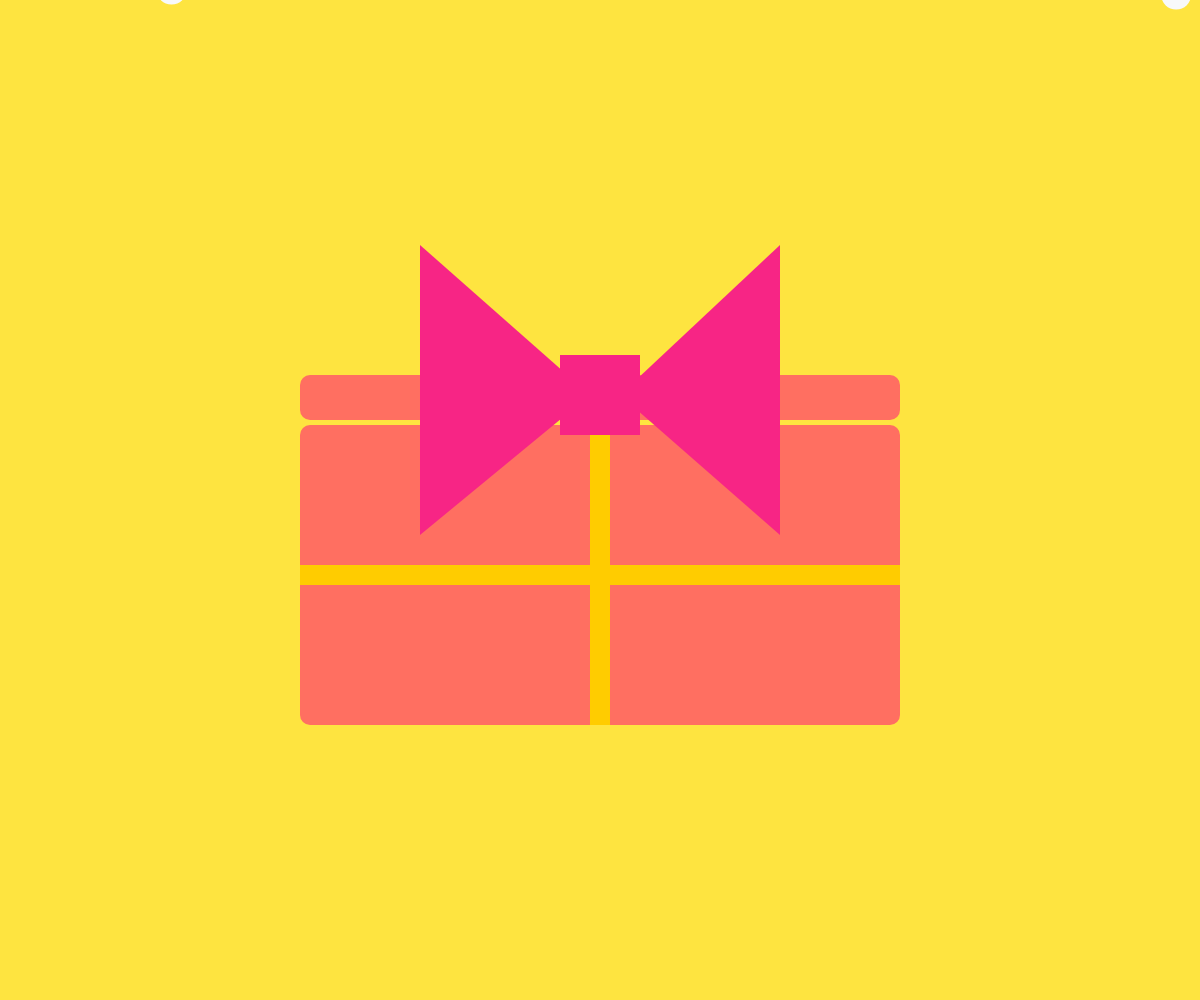
Frame 1 (no input)
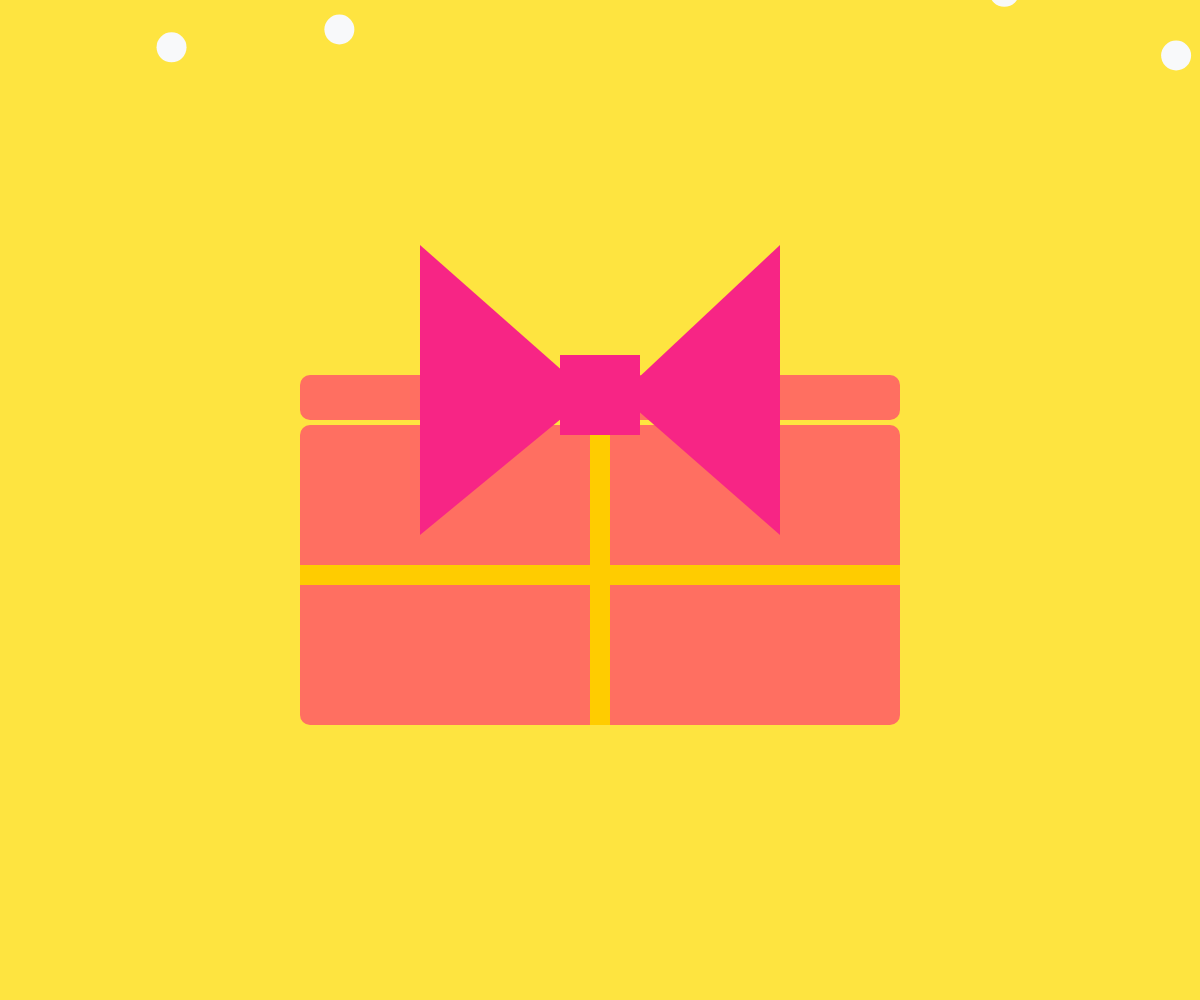
Frame 60 (no input)
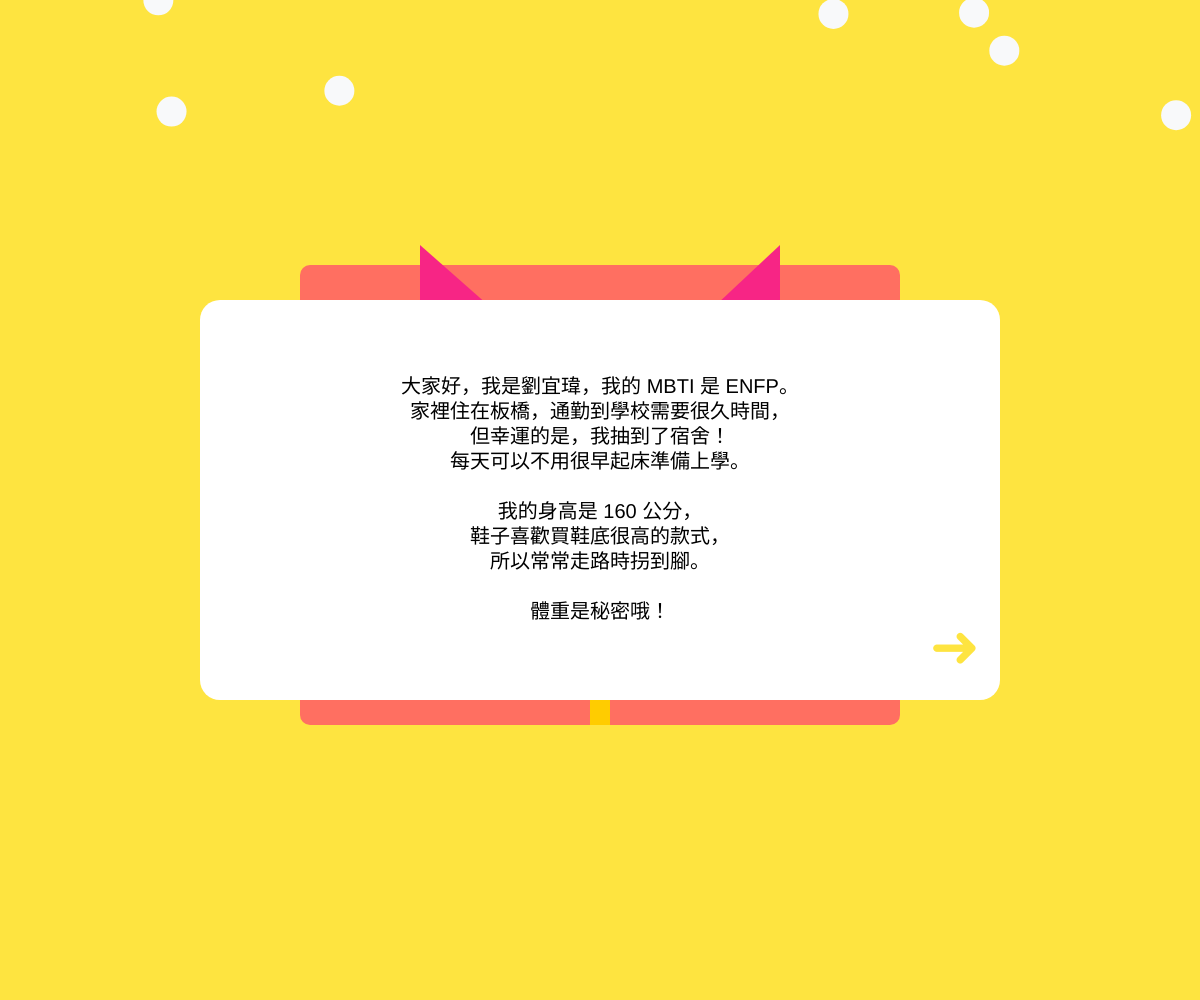
Frame 120 (the mouse pressed at the canvas centre since frame 60)

The p5.js sketch that drew these frames (run headless with seeded random() and noise() and a simulated clock; from frame 60 on, the mouse is pressed at the canvas centre):

// p5.js sketch
// ── sketch.js
let snowflakes = []; // 儲存雪花的陣列
let giftBox = { x: 0, y: 0, w: 0, h: 300, opened: false }; // 禮物盒
let lid = { x: 0, y: 0, w: 0, h: 50, yOffset: 0 }; // 禮物盒蓋子
let showCard = false; // 是否顯示小卡
let cardY; // 小卡的 Y 座標
let cardScale = 0; // 小卡的縮放比例
let cardText = "大家好，我是劉宜瑋，我的 MBTI 是 ENFP。\n" +
               "家裡住在板橋，通勤到學校需要很久時間，\n" +
               "但幸運的是，我抽到了宿舍！\n" +
               "每天可以不用很早起床準備上學。\n\n" +
               "我的身高是 160 公分，\n" +
               "鞋子喜歡買鞋底很高的款式，\n" +
               "所以常常走路時拐到腳。\n\n" +
               "體重是秘密哦！"; // 初始文字

function preload() {
  // 不需要加載照片，移除照片相關功能
}

function setup() {
  createCanvas(windowWidth, windowHeight); // 全視窗畫布
  background('#fee440'); // 背景顏色
  noStroke(); // 移除圓的邊框

  // 初始化 40 個雪花
  for (let i = 0; i < 40; i++) {
    let x = random(width); // 隨機 X 座標
    let y = random(-height, 0); // 隨機 Y 座標（從畫布上方開始）
    snowflakes.push({ x, y }); // 將雪花加入陣列
  }

  // 設定禮物盒大小與位置
  giftBox.w = width / 2; // 禮物盒寬度為畫布寬度的一半
  giftBox.x = width / 2 - giftBox.w / 2; // 禮物盒水平居中
  giftBox.y = height / 2 - giftBox.h / 4; // 禮物盒垂直居中

  // 設定蓋子大小與位置
  lid.w = giftBox.w;
  lid.x = giftBox.x;
  lid.y = giftBox.y - lid.h;

  // 設定小卡初始位置
  cardY = giftBox.y - lid.h; // 小卡初始位置在禮物盒與蓋子之間
}

function draw() {
  background('#fee440'); // 每次重繪背景，避免殘影

  // 繪製雪花
  fill('#f8f9fa'); // 雪花顏色
  for (let flake of snowflakes) {
    ellipse(flake.x, flake.y, 30); // 繪製雪花
    flake.y += random(0.5, 1.5); // 雪花向下移動，速度較慢

    // 如果雪花超出畫布底部，將其重置到畫布上方
    if (flake.y > height) {
      flake.y = random(-50, 0);
      flake.x = random(width);
    }
  }

  // 繪製禮物盒
  fill('#ff6f61'); // 禮物盒顏色
  rect(giftBox.x, giftBox.y, giftBox.w, giftBox.h, 10); // 禮物盒本體
  fill('#ffcc00'); // 禮物盒綁帶顏色
  rect(giftBox.x + giftBox.w / 2 - 10, giftBox.y, 20, giftBox.h); // 垂直綁帶
  rect(giftBox.x, giftBox.y + giftBox.h / 2 - 10, giftBox.w, 20); // 水平綁帶

  // 繪製禮物盒蓋子
  fill('#ff6f61'); // 蓋子顏色
  rect(lid.x, lid.y - lid.yOffset, lid.w, lid.h-5, 10); // 繪製蓋子

  // 繪製蝴蝶結緞帶
  fill('#f72585'); // 蝴蝶結顏色
  triangle(
    giftBox.x + giftBox.w / 2 - 180, giftBox.y + 110, // 左下角
    giftBox.x + giftBox.w / 2 - 180, giftBox.y - 180, // 頂點
    giftBox.x + giftBox.w / 2 - 10, giftBox.y - 30 // 右下角
  );
  triangle(
    giftBox.x + giftBox.w / 2 + 180, giftBox.y + 110, // 右下角
    giftBox.x + giftBox.w / 2 + 180, giftBox.y - 180, // 頂點
    giftBox.x + giftBox.w / 2 + 20, giftBox.y - 30 // 左下角
  );
  rect(giftBox.x + giftBox.w / 2 - 40, giftBox.y - 70, 80, 80); // 中心正方形

  // 繪製白色小卡
  if (showCard) {
    push();
    translate(width / 2, cardY); // 將小卡的中心設為畫布中心
    scale(cardScale); // 根據縮放比例放大小卡
    fill('#ffffff'); // 小卡顏色
    rect(-200, -100, 400, 200, 10); // 小卡（調整尺寸）
    fill('#000000'); // 文字顏色
    textSize(20 / cardScale); // 根據縮放比例調整文字大小
    textAlign(CENTER, CENTER);
    text(cardText, 0, 0); // 顯示動態文字

    // 繪製右下角的箭頭符號（僅當文字未改變時顯示）
    if (cardText === "大家好，我是劉宜瑋，我的 MBTI 是 ENFP。\n" +
                     "家裡住在板橋，通勤到學校需要很久時間，\n" +
                     "但幸運的是，我抽到了宿舍！\n" +
                     "每天可以不用很早起床準備上學。\n\n" +
                     "我的身高是 160 公分，\n" +
                     "鞋子喜歡買鞋底很高的款式，\n" +
                     "所以常常走路時拐到腳。\n\n" +
                     "體重是秘密哦！") {
      fill('#fee440'); // 箭頭顏色
      textSize(30); // 箭頭大小
      textAlign(RIGHT, BOTTOM);
      text("➜", 190, 90); // 在卡片右下角繪製箭頭符號
    }
    pop();

    // 小卡彈跳效果
    if (cardY < height / 2) { // 當小卡到達畫布正中間時停止
      cardY += 5; // 小卡向下移動
    } else {
      cardY = height / 2; // 停止在正中間
    }

    // 小卡放大效果
    if (cardScale < 2) { // 小卡放大到 2 倍
      cardScale += 0.05; // 小卡逐漸放大
    }
  }
}

function mousePressed() {
  // 檢查是否點擊到禮物盒
  if (
    mouseX > giftBox.x &&
    mouseX < giftBox.x + giftBox.w &&
    mouseY > giftBox.y &&
    mouseY < giftBox.y + giftBox.h &&
    !giftBox.opened
  ) {
    giftBox.opened = true; // 打開禮物盒
    showCard = true; // 顯示小卡

    // 開啟蓋子上升動畫
    let interval = setInterval(() => {
      if (lid.yOffset < 110) {
        lid.yOffset += 5; // 蓋子向上移動
      } else {
        clearInterval(interval); // 停止動畫
      }
    }, 30);
  }

  // 檢查是否點擊到白色小卡
  if (
    showCard &&
    mouseX > width / 2 - 200 &&
    mouseX < width / 2 + 200 &&
    mouseY > cardY - 100 &&
    mouseY < cardY + 100
  ) {
    // 更新卡片文字
    if (cardText === "大家好，我是劉宜瑋，我的 MBTI 是 ENFP。\n" +
                     "家裡住在板橋，通勤到學校需要很久時間，\n" +
                     "但幸運的是，我抽到了宿舍！\n" +
                     "每天可以不用很早起床準備上學。\n\n" +
                     "我的身高是 160 公分，\n" +
                     "鞋子喜歡買鞋底很高的款式，\n" +
                     "所以常常走路時拐到腳。\n\n" +
                     "體重是秘密哦！") {
      cardText = "平常的休閒娛樂是看電影和追星。\n" +
                 "最近超喜歡《九龍城寨之圍城》這部電影，\n" +
                 "當初在電影院看的時候，我一直摳手，\n" +
                 "重頭到尾都很緊張刺激，推薦大家去看!!!\n\n" +
                 "追星的話，喜歡 SEVENTEEN，\n" +
                 "每個成員都有自己的特色和優點，\n" +
                 "不只有趣，也很有實力！\n" +
                 "然後我最喜歡小八，他真的很可愛，我很喜歡!";
    } else {
      cardText = "大家好，我是劉宜瑋，我的 MBTI 是 ENFP。\n" +
                 "家裡住在板橋，通勤到學校需要很久時間，\n" +
                 "但幸運的是，我抽到了宿舍！\n" +
                 "每天可以不用很早起床準備上學。\n\n" +
                 "我的身高是 160 公分，\n" +
                 "鞋子喜歡買鞋底很高的款式，\n" +
                 "所以常常走路時拐到腳。\n\n" +
                 "體重是秘密哦！";
    }
  }
}

function windowResized() {
  resizeCanvas(windowWidth, windowHeight); // 畫布隨視窗大小調整
}
